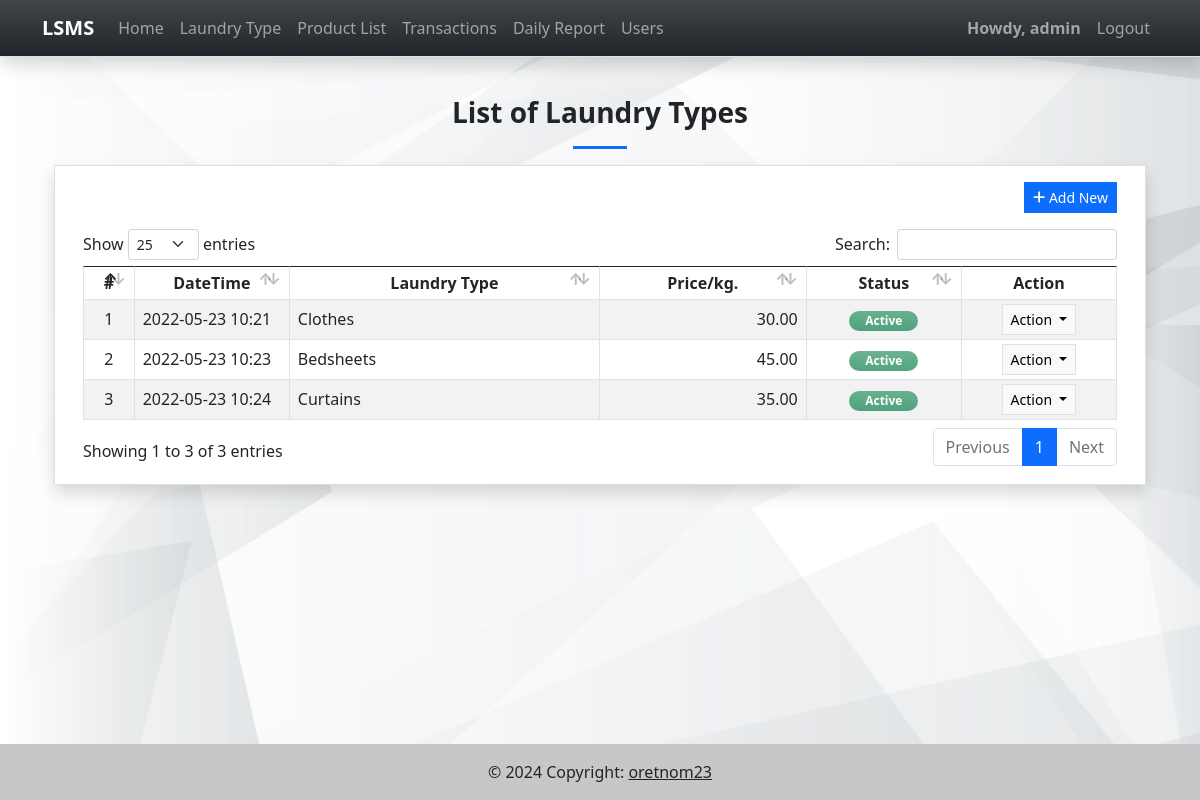
Page /prices (signed in) on the committed database.
### lsmsApp/models.py (models this page shows, shortened)
class Prices(models.Model):
    laundry_type = models.CharField(max_length=250)
    price = models.FloatField(max_length=15, default=0)
    status = models.CharField(max_length=2, choices=(('1','Active'), ('2','Inactive')), default = 1)
    delete_flag = models.IntegerField(default = 0)
    date_added = models.DateTimeField(default = timezone.now)
    date_updated = models.DateTimeField(auto_now = True)
    class Meta:
        verbose_name_plural = "List of Laundy Prices"

### lsmsApp/views.py (the view)
# urls.py: path('prices',views.price,name='price-page'),
@login_required
def price(request):
    context = context_data(request)
    context['page'] = 'Price'
    context['page_title'] = "Price List"
    context['prices'] = models.Prices.objects.filter(delete_flag = 0).all()
    return render(request, 'prices.html', context)

### lsmsApp/views.py (called while the page is built)
def context_data(request):
    fullpath = request.get_full_path()
    abs_uri = request.build_absolute_uri()
    abs_uri = abs_uri.split(fullpath)[0]
    context = {
        'system_host' : abs_uri,
        'page_name' : '',
        'page_title' : '',
        'system_name' : 'Laundry Shop Managament System',
        'system_short_name' : 'LSMS',
        'topbar' : True,
        'footer' : True,
    }
    return context

### lsmsApp/templates/prices.html (shortened to what this page needs)
{% extends 'base.html' %} {% load static %} {% load humanize %} {% block pageContent %}
<section class="py-4">
    <div class="container">
        <h3 class="fw-bolder text-center">List of Laundry Types</h3>
        <center>
            <hr class="bg-primary opacity-100" style="height:3px" width="5%">
        </center>
        <div class="card rounded-0 shadow">
            <div class="card-body">
                <div class="container-fluid">
                    <div class="text-end mb-3">
                        <button class="btn btn-sm btn-primary rounded-0 bg-gradient-primary" type="button" id="create_new"><i class="fa fa-plus"></i> Add New</button>
                    </div>
                    <table class="table table-bordered table-striped" id="price-tbl">
                        <colprice>
                            <col width="5%">
                            <col width="15%">
                            <col width="30%">
                            <col width="20%">
                            <col width="15%">
                            <col width="15%">
                        </colprice>
                        <thead>
                            <tr>
                                <th class="text-center">#</th>
                                <th class="text-center">DateTime</th>
                                <th class="text-center">Laundry Type</th>
                                <th class="text-center">Price/kg.</th>
                                <th class="text-center">Status</th>
                                <th class="text-center">Action</th>
                            </tr>
                        </thead>
                        <tbody>
                            {% for price in prices %}
                            <tr>
                                <td class="text-center">{{ forloop.counter }}</td>
                                <td>{{ price.date_added|date:"Y-m-d H:i" }}</td>
                                <td>{{ price.laundry_type}}</td>
                                <td class="text-end">{{ price.price|floatformat:2|intcomma}}</td>
                                <td class="text-center">
                                    {% if price.status == '1' %}
                                    <span class="badge badge-success bg-gradient bg-success px-3 rounded-pill bg-opacity-75 text-sm py-1">Active</span> {% else %}
                                    <span class="badge badge-secondary bg-gradient bg-secondary px-3 rounded-pill bg-opacity-75 text-sm py-1">Inactive</span> {% endif %}
                                </td>
                                <td class="text-center">
                                    <div class="dropdown">
                                        <button class="btn btn-light btn-sm rounded-0 border dropdown-toggle" type="button" id="abtn{{price.pk}}" data-bs-toggle="dropdown" aria-expanded="false">
                                          Action
                                        </button>
                                    </div>
                                </td>
                            </tr>
                            {% endfor %}
                        </tbody>
                    </table>
                </div>
            </div>
        </div>
    </div>
</section>
{% endblock pageContent %}

### lsmsApp/templates/topNavigation.html (shortened to what this page needs)
{% load static %}
<header>
    <nav class="navbar navbar-expand-lg navbar-dark bg-dark bg-gradient fixed-top shadow border-bottom">
        <div class="container">
            <a class="navbar-brand" target="_blank" href="./">
                <b>{{system_short_name}}</b>
            </a>
            <div class="collapse navbar-collapse" id="navbarExample01">
                <ul class="navbar-nav me-auto mb-2 mb-lg-0" id="topNav">
                    {% if request.user.is_authenticated %}
                    <li class="nav-item">
                        <a class="nav-link" aria-current="page" href="{% url 'home-page' %}">Home</a>
                    </li>
                    <li class="nav-item">
                        <a class="nav-link" aria-current="page" href="{% url 'price-page' %}">Laundry Type</a>
                    </li>
                    <li class="nav-item">
                        <a class="nav-link" aria-current="page" href="{% url 'product-page' %}">Product List</a>
                    </li>
                    <li class="nav-item">
                        <a class="nav-link" aria-current="page" href="{% url 'laundry-page' %}">Transactions</a>
                    </li>
                    <li class="nav-item">
                        <a class="nav-link" aria-current="page" href="{% url 'daily-report' %}">Daily Report</a>
                    </li>
                    {% if request.user.is_superuser %}
                    <li class="nav-item">
                        <a class="nav-link" aria-current="page" href="{% url 'user-page' %}">Users</a>
                    </li>
                    {% endif %}
                    {% endif %}
                </ul>
                <ul class="navbar-nav">
                    {% if user.id %}
                    <li class="nav-item">
                        <a class="nav-link"  href="{% url 'profile-page' %}"><b>Howdy, {{user.username}}</b></a>
                    </li>
                    <li class="nav-item">
                        <a class="nav-link" aria-current="page" href="{% url 'logout' %}">Logout</a>
                    </li>
                    {% else %}
                    <li class="nav-item">
                        <a class="nav-link" aria-current="page" href="{% url 'login-page' %}">Login</a>
                    </li>
                    {% endif %}
                </ul>
            </div>
        </div>
    </nav>
</header>

### static/assets/default/css/style.css (style rules this page uses)
html, body { height: 100%; width: 100%; max-height: 100%; overflow: auto; display: flex; flex-direction: column; }
body>header { flex-shrink: auto; }

### rows in the picture
Prices: date_added "2022-05-23 10:21", laundry_type "Clothes", price "30.00", status "Active"
Prices: date_added "2022-05-23 10:23", laundry_type "Bedsheets", price "45.00", status "Active"
Prices: date_added "2022-05-23 10:24", laundry_type "Curtains", price "35.00", status "Active"

### other values in the picture
{{ system_short_name }} "LSMS"
{{ user.username }} "admin"
